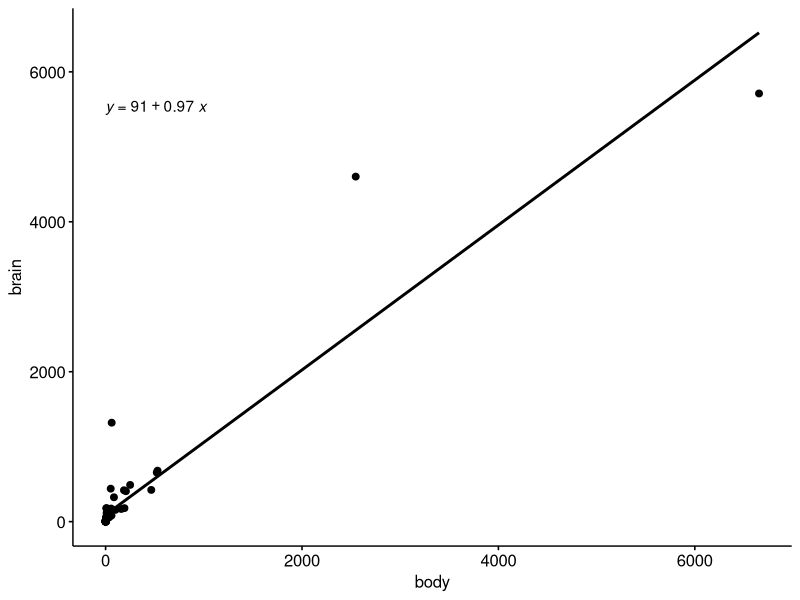

Write the R code that produced this figure.
## ---- chunk 1
knitr::opts_chunk$set(
  collapse = TRUE,
  comment = "#>"
)
## ---- chunk 2
library(ggpubr)
library(MASS)
data(mammals)
## ---- chunk 3
mod <- lm(brain ~ body, data = mammals)
## ---- chunk 4
summary(mod)
## ---- chunk 5
ggscatter(data = mammals,
       y = "brain",
       x = "body", 
       add = "reg.line") +
  stat_regline_equation()
